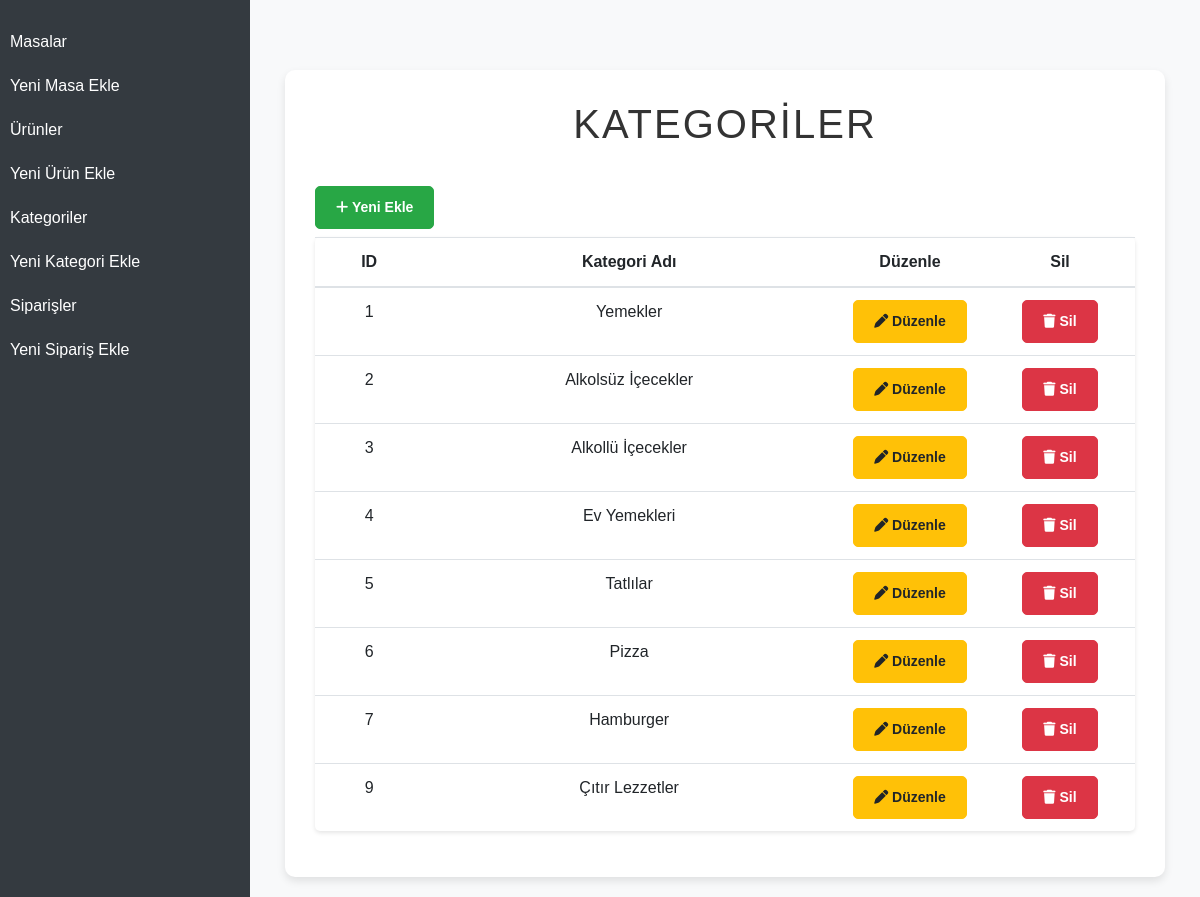
The page /pages/kategori-list.php on the database its author committed.
### tables this page shows
CREATE TABLE `kategoriler` (
  `kategori_id` int(11) NOT NULL,
  `kategori_adi` varchar(100) DEFAULT NULL
);

### classes/db.class.php (called while the page is built)
<?php
class Db
{
    private $host = "localhost";
    private $username = "root";
    private $password = "";
    private $dbname = "restorant";
    protected function connect()
    {
        try
        {
            $dsn = "mysql:host=".$this->host.";dbname=".$this->dbname;
            $pdo = new PDO($dsn,$this->username,$this->password);
            $pdo->setAttribute(PDO::ATTR_ERRMODE, PDO::ERRMODE_EXCEPTION);
            $pdo->setAttribute(PDO::ATTR_DEFAULT_FETCH_MODE, PDO::FETCH_OBJ);
            return $pdo;
        }
        catch(PDOException $e)
        {
            echo "Bağlantı Hatası: ".$e->getMessage();
        }
    }
}
?>

### classes/functions.class.php (called while the page is built, shortened)
<?php
class Kategori extends Db
{
    public function kategoriGetir()
    {
        $query = "SELECT * FROM kategoriler";
        $stmt = $this->connect()->prepare($query);
        $stmt->execute();
        return $stmt->fetchAll();
    }
}
?>

### pages/kategori-list.php (the view, shortened to what this page needs)
<?php
require_once('../classes/db.class.php');
include "../classes/functions.class.php";
$Kategori = new Kategori();
$kategoriGetir = $Kategori->kategoriGetir();
		?>
<!DOCTYPE html>
<html lang="tr">
<head>
    <link href="https://stackpath.bootstrapcdn.com/bootstrap/4.5.2/css/bootstrap.min.css" rel="stylesheet">
    <link href="../style/style.css" rel="stylesheet">
    <link rel="stylesheet" href="https://cdnjs.cloudflare.com/ajax/libs/font-awesome/6.5.1/css/all.min.css"/>
</head>
<body>
    <div class="container-fluid">
        <?php include '../inc/_sidebar.php'; ?>
        <div class="content">
            <div class="container">
                <h1>Kategoriler</h1>
				<a class="btn btn-success btn-sm mb-2 mt-2" href="kategori-ekle.php"><i class="fa fa-plus"></i> Yeni Ekle</a>
                <table class="table text-center">
                    <thead>
                        <tr>
                            <th>ID</th>
                            <th>Kategori Adı</th>
                            <th style="width: 150px;">Düzenle</th>
                            <th style="width: 150px;">Sil</th>
                        </tr>
                    </thead>
                    <?php
                    if($kategoriGetir)
                    {
                    ?>
                        <tbody>
                            <?php
                            foreach($kategoriGetir as $kategori)
                            {
                                ?>
                                    <tr>
                                        <td><?php echo $kategori->kategori_id?></td>
                                        <td><?php echo $kategori->kategori_adi?></td>
                                        <td><a class="btn btn-warning btn-sm" href="kategori-guncelle.php?kategori_id=<?php echo $kategori->kategori_id?>"><i class="fa fa-pen"></i> Düzenle</a></td>
                                        <td><a class="btn btn-danger btn-sm" href="kategori-list.php?kategori_id=<?php echo $kategori->kategori_id?>&islem=Sil"><i class="fa fa-trash"></i> Sil</a></td>
                                    </tr>
                                <?php
                            }
                            ?>
                        </tbody>
                    <?php
                    }
                    else
                    {
                        ?>
                            <div class="alert alert-danger" role="alert">
                                Kayıtlı Kategori Bulunamadı, Lütfen yeni Kategori Ekleyiniz.
                            </div>
                        <?php
                    }
                    ?>
                </table>
            </div>
        </div>
    </div>
</body>
</html>

### inc/_sidebar.php
<div class="sidebar">
    <ul class="list-unstyled">
        <li><a href="../pages/masa-list.php">Masalar</a></li>
        <li><a href="../pages/masa-ekle.php">Yeni Masa Ekle</a></li>
        <li><a href="../pages/urun-list.php">Ürünler</a></li>
        <li><a href="../pages/urun-ekle.php">Yeni Ürün Ekle</a></li>
        <li><a href="../pages/kategori-list.php">Kategoriler</a></li>
        <li><a href="../pages/kategori-ekle.php">Yeni Kategori Ekle</a></li>
        <li><a href="../pages/siparis-list.php">Siparişler</a></li>
        <li><a href="../pages/siparis-ekle.php">Yeni Sipariş Ekle</a></li>
    </ul>
</div>

### style/style.css (style rules this page uses)
body { height: 100%; margin: 0; background-color: #f8f9fa; font-family: 'Arial', sans-serif; padding-top: 50px; }
.container { background-color: #fff; padding: 30px; border-radius: 10px; box-shadow: 0 4px 8px rgba(0, 0, 0, 0.1); }
.table { background-color: #fff; border-radius: 5px; box-shadow: 0 2px 4px rgba(0, 0, 0, 0.1); }
.btn { padding: 10px 20px; border-radius: 5px; font-weight: bold; }
.sidebar { height: 100%; width: 250px; position: fixed; top: 0; left: 0; background-color: #343a40; padding-top: 20px; }
.sidebar ul { list-style: none; padding: 0; }
.sidebar ul li { padding: 10px; }
.sidebar ul li a { color: #fff; text-decoration: none; display: block; transition: 0.3s; }
.content { margin-left: 250px; padding: 20px; background-color: #f8f9fa; }
.container { width: 100%; margin: 0 auto; padding-top: 30px; }
h1 { text-align: center; margin-bottom: 30px; color: #333; text-transform: uppercase; letter-spacing: 2px; }

### rows shown on the page
kategoriler: kategori_id "1", kategori_adi "Yemekler"
kategoriler: kategori_id "2", kategori_adi "Alkolsüz İçecekler"
kategoriler: kategori_id "3", kategori_adi "Alkollü İçecekler"
kategoriler: kategori_id "4", kategori_adi "Ev Yemekleri"
kategoriler: kategori_id "5", kategori_adi "Tatlılar"
kategoriler: kategori_id "6", kategori_adi "Pizza"
kategoriler: kategori_id "7", kategori_adi "Hamburger"
kategoriler: kategori_id "9", kategori_adi "Çıtır Lezzetler"
